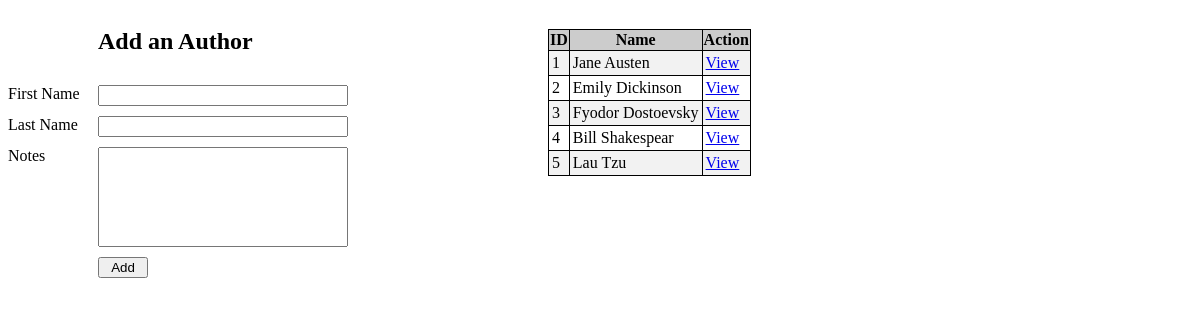
The app's page /authors, older data.
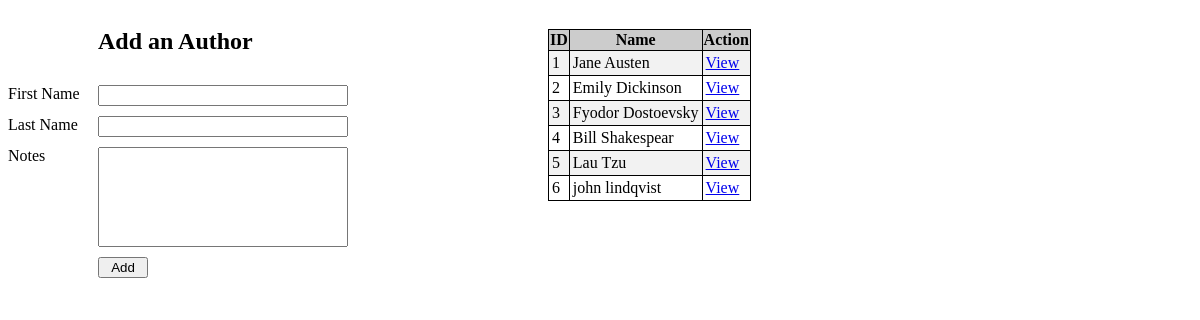
The same page, newer data.
### books_authors_app/models.py (models this page shows, shortened)
class Authors(models.Model):
    first_name = models.CharField(max_length=45)
    last_name = models.CharField(max_length=45)
    notes = models.TextField()
    created_at = models.DateTimeField(auto_now_add=True)
    updated_at = models.DateTimeField(auto_now=True)
    books = models.ManyToManyField(Book, related_name="authors")

### books_authors_app/views.py (the view)
# urls.py: path('authors', views.handleAuthors),
def handleAuthors(request):
    context = {
        'authors': models.get_all_authors()
    }
    return render(request, "authors.html", context)

### books_authors_app/models.py (called while the page is built)
def get_all_authors():
    return Authors.objects.all()

### books_authors_app/templates/authors.html (shortened to what this page needs)
<!DOCTYPE html>
<html lang="en">
<head>
    {% load static %}
    <link rel="stylesheet" href="{% static 'css/authors_style.css' %}">
</head>
<body>
<div class="container">
    <form action="/authors/newauthor" method="post" class="formgrid">
        <h2 class="cell1">Add an Author</h2>
        <label for="first_name" class="label1">First Name</label>
        <input class="input1" type="text" name="first_name" id="first_name" required>
        <label for="last_name" class="label2">Last Name</label>
        <input class="input2" type="text" name="last_name" id="last_name" required>
        <label for="notes" class="label3">Notes </label>
        <textarea class="input3" name="notes" id="notes" required></textarea>
        <input class="buttonadd" type="submit" value="Add">
    </form>
    <table>
        <tr>
            <th>ID</th>
            <th>Name</th>
            <th>Action</th>
        </tr>
        {% for author in authors%}
        <tr>
            <td>{{author.id}}</td>
            <td>{{author.first_name}} {{author.last_name}}</td>
            <td><a href="/authors/{{author.id}}">View</a></td>
        </tr>
        {% endfor %}
    </table>
</div>
</body>
</html>

Row changes from the older to the newer data that the page shows:
added Authors: id "6", first_name "john", last_name "lindqvist"
